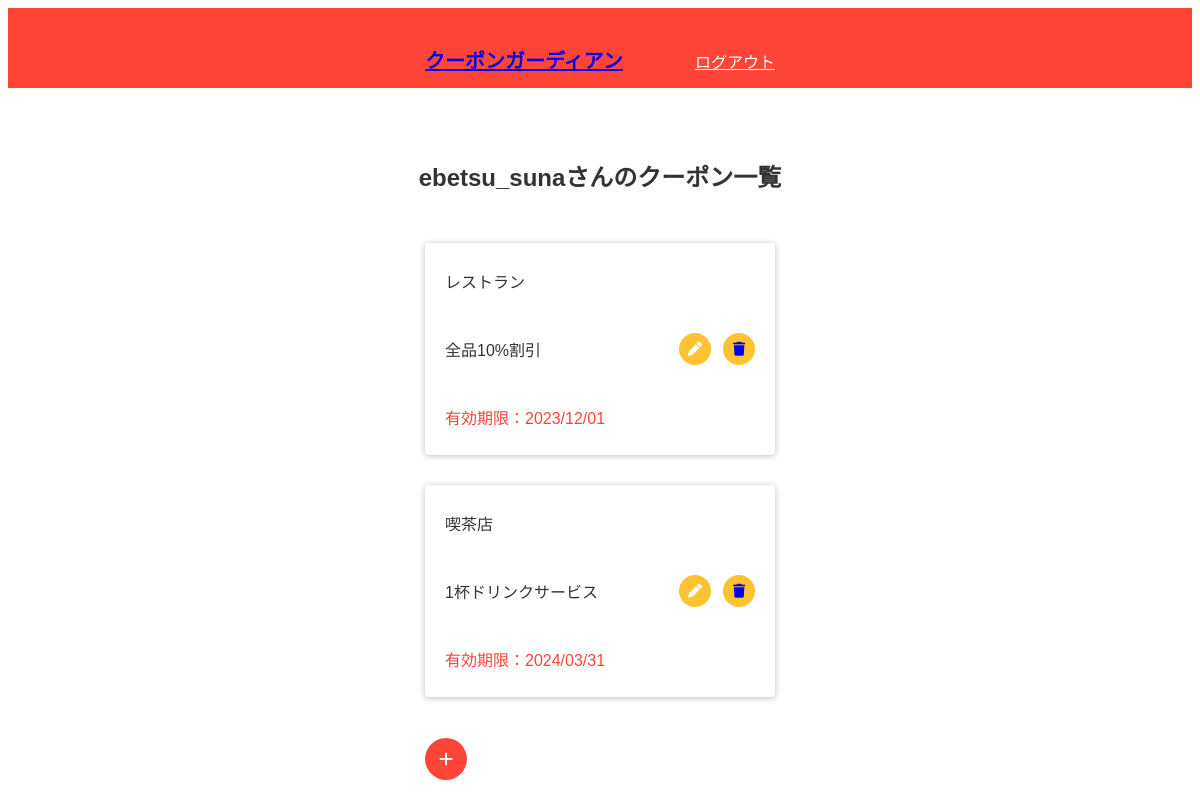
Page /list (signed in) on the earlier database version.
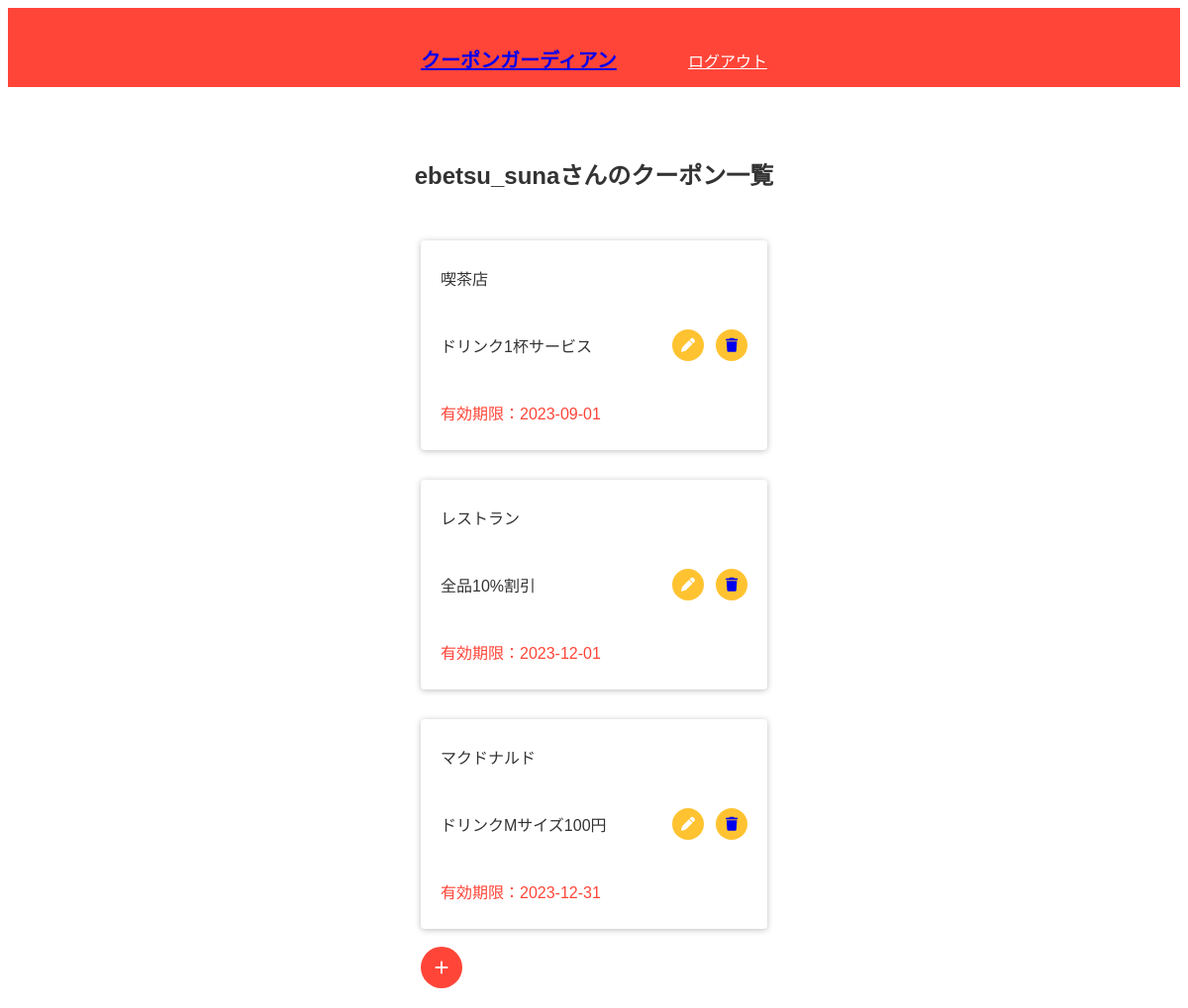
Same page on the later database version.
### tables this page shows
CREATE TABLE "coupon" (
	"id"	INTEGER,
	"coupon_name"	TEXT,
	"shop_name"	TEXT,
	"expiration"	TEXT,
	"user_flag"	INTEGER,
	PRIMARY KEY("id")
);

### app.py (the view)
@app.route("/list")
def coupon_list():
    if "user_id" in session:
        user_id = session["user_id"][0]
        print(user_id)
        conn = sqlite3.connect("coupon_manager.db")
        c = conn.cursor()
        c.execute("select user_name from users where id = ?", (user_id,))
        user_name = c.fetchone()[0]
        c.execute("select id, coupon_name, shop_name, expiration from coupon where user_flag = ? order by expiration", (user_id,))
        coupon_list = []
        for row in c.fetchall():
            print("-------------")
            print(row)
            print("-------------")
            coupon_list.append({"id": row[0], "coupon_name": row[1], "shop_name": row[2], "expiration": row[3]})
        c.close()
        print(coupon_list)
        return render_template("list.html", user_name = user_name, coupon_list = coupon_list)
    else:
        return redirect("/")

### templates/list.html
{% extends "base.html" %}
{% block content %}
<main>
    <div class="list-container">
        <h2 class="username-head">{{user_name}}さんのクーポン一覧</h2>
        <div class="coupon-wrap">
            {% for item in coupon_list %}
            <div class="card">
                <div class="coupon-info">
                    <p class="shop">{{item["shop_name"]}}</p>
                    <p class="coupon">{{item["coupon_name"]}}</p>
                    <p class="expiration">有効期限：{{item["expiration"]}}</p>
                </div>
                <div class="icon-wrap">
                    <a href="/edit/{{item['id']}}" class="circle"><i class="fa-solid fa-pen" style="color: #ffffff;"></i></a>
                    <a href="/del/{{item['id']}}" class="circle"><i class="fa-solid fa-trash"></i></a>
                </div>
            </div>
            {% endfor %}
            <div class="btn-fixed">
                <div class="plus">
                    <a href="/add"><i class="fa-solid fa-plus" style="color: #fff;"></i></a>
                </div>
            </div>
        </div>
    </div>
</main>
{% endblock %}

Differences in the rows shown:
changed coupon "喫茶店": coupon_name "1杯ドリンクサービス" → "ドリンク1杯サービス"; expiration "2024/03/31" → "2023-09-01"; moves up the list
changed coupon "レストラン": expiration "2023/12/01" → "2023-12-01"
added coupon: shop_name "マクドナルド", coupon_name "ドリンクMサイズ100円", expiration "2023-12-31"
